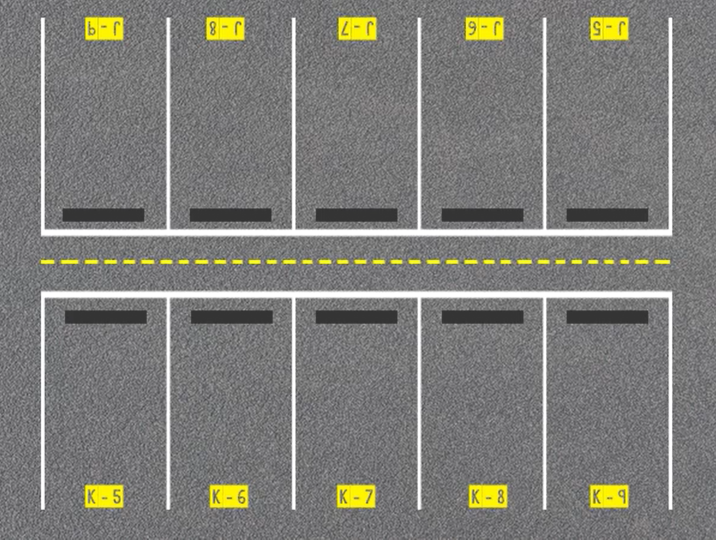
#> input picture SK Image Copmaprison Method/ref_gif.png, 1432 x 1080 px (shown at 1/2 size)
$ python 'SK Image Comparison.py'   (older library calls are emulated)
#> lines starting #> are read from the running program, lines starting #| are printed output that depends on the picture; after the words box and inside, x2 and y2 are one past the last pixel; in counts of white or black regions, pixels touching at a corner belong together; long printed decimals are rounded

# -*- coding: utf-8 -*-
"""
Created on Wed Jan  6 16:43:38 2021

@author: Soham
"""


from skimage.measure import compare_ssim
import cv2
import numpy as np


######################### defining function #########################


#########################  taking inputs from mouse  clicks  #########################

# reference image
image_coord_slot = cv2.imread('ref_gif.png')
#> image_coord_slot is the input picture: shape (1080, 1432, 3); mean B, G, R 120.9, 125.4, 125.8
image_coord_slot = cv2.resize(image_coord_slot, (750,421))
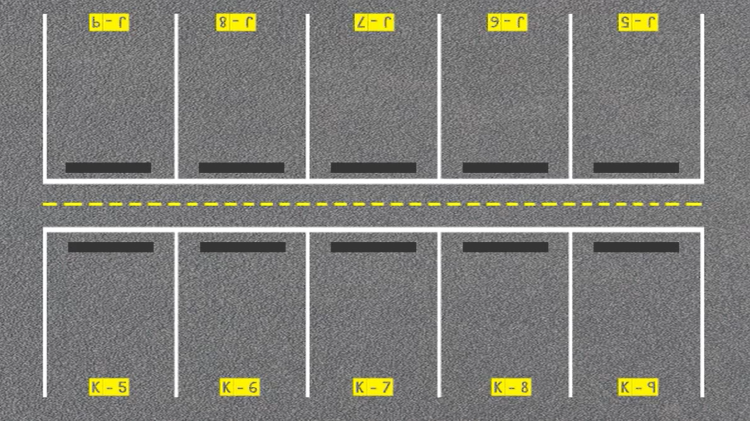
#> image_coord_slot: shape (421, 750, 3); mean B, G, R 120.8, 125.3, 125.7
################################ clicking event ################################
L = []

# function taking input from mouse click
def click_event(event, x, y, flags, params):

    # checking for left mouse clicks
    if event == cv2.EVENT_LBUTTONDOWN:


        L.append((y , x))

    # displaying the coordinates on the image
        font = cv2.FONT_HERSHEY_SIMPLEX
        cv2.rectangle(image_coord_slot, (x-10, y), (x + 10, y + 20), (255,0,0), 2)
        cv2.rectangle(image_coord_slot, (x-10, y), (x + 60, y - 20 ), (255,0,0), -1)

        cv2.putText(image_coord_slot, 'Slot'+str(len(L)) , (x-2,y-4), font,
                          0.5, (255, 255, 255), 1)
        cv2.imshow('image', image_coord_slot)


        # driver function
if __name__=="__main__":

    # displaying the image
    cv2.imshow('image', image_coord_slot)

    # setting mouse hadler for the image
    # and calling the click_event() function
    cv2.setMouseCallback('image', click_event)

    cv2.waitKey(0)
    cv2.destroyAllWindows()

# [10 lines of commented-out code are left out]

def detect_diff(before_gray,after_gray, L_coord):


    # Compute SSIM between two images
    (score, diff) = compare_ssim(before_gray, after_gray, full=True)
    print("Image similarity", score)

    # The diff image contains the actual image differences between the two images
    # and is represented as a floating point data type in the range [0,1]
    # so we must convert the array to 8-bit unsigned integers in the range
    # [0,255] before we can use it with OpenCV
    diff = (diff * 255).astype("uint8")

    # Threshold the difference image, followed by finding contours to
    # obtain the regions of the two input images that differ
    thresh = cv2.threshold(diff, 0, 255, cv2.THRESH_BINARY_INV | cv2.THRESH_OTSU)[1]
    contours = cv2.findContours(thresh.copy(), cv2.RETR_EXTERNAL, cv2.CHAIN_APPROX_SIMPLE)
    contours = contours[0] if len(contours) == 2 else contours[1]

    mask = np.zeros(before.shape, dtype='uint8')
    filled_after = after.copy()

    for c in contours:
        area = cv2.contourArea(c)
        print(area)
        if area > 500:
            x,y,w,h = cv2.boundingRect(c)
            cv2.drawContours(mask, [c], 0, (0,255,0), -1)
            cv2.drawContours(filled_after, [c], 0, (0,255,0), -1)
    # [7 lines of commented-out code are left out]

    for i in L_coord :
        print(mask[i])
        if mask[i][1] == 255 :
            print('booked',i)
            cv2.rectangle(after, (i[1]-10,i[0]), (i[1]+10, i[0]-20), (0,0,255), 2)
            cv2.rectangle(after, (i[1]-10,i[0]), (i[1]+90, i[0]+20), (0,0,255), -1)
            cv2.putText(after, str(L.index(i)+1)+" booked", (i[1]-10,i[0]+13), cv2.FONT_HERSHEY_SIMPLEX, 0.55, (255,255,255),1)
        else:
            print('vacant',i)
            cv2.rectangle(after, (i[1]-10,i[0]), (i[1]+10, i[0]-20), (0,255,0), 2)
            cv2.rectangle(after, (i[1]-10,i[0]), (i[1]+90, i[0]+20), (0,255,0), -1)
            cv2.putText(after, str(L.index(i)+1)+" vacant", (i[1]-10,i[0]+13), cv2.FONT_HERSHEY_SIMPLEX, 0.55, (0,0,0),1)


########################################## test results  ##########################################

vid = cv2.VideoCapture('testvideo3.mp4')
fourcc = cv2.VideoWriter_fourcc(*'XVID')

success = True
fps = int(vid.get(cv2.CAP_PROP_FPS))
out = cv2.VideoWriter('RESULTS.avi', fourcc, 10, (750, 421))

ret, frame=vid.read()
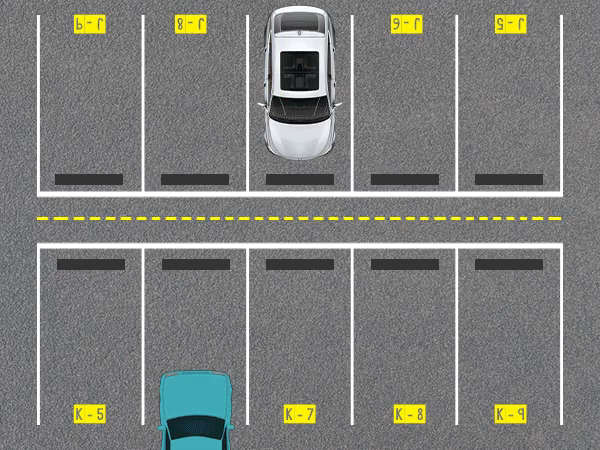
#> input picture frame 17 of SK Image Copmaprison Method/testvideo3.mp4, 600 x 450 px
#> frame is the input picture: shape (450, 600, 3); mean B, G, R 122, 125.4, 124.1
before = frame
before = cv2.resize(before, (750,421))
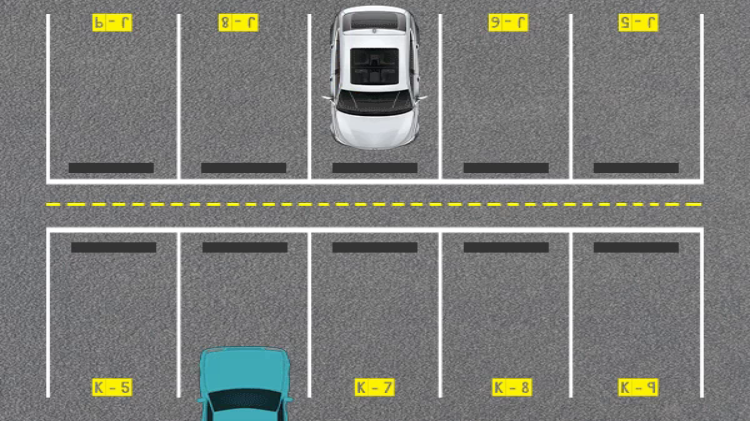
#> before: shape (421, 750, 3); mean B, G, R 121.9, 125.3, 124
before_gray = cv2.cvtColor(before, cv2.COLOR_BGR2GRAY)
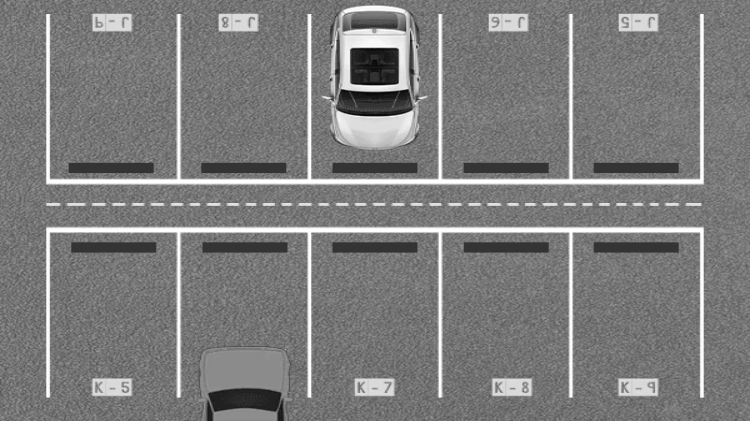
#> before_gray: shape (421, 750); min 6, max 255, mean 124.6

while(vid.isOpened()):
    ret, frame=vid.read()


    after = frame
    after = cv2.resize(after, (750,421))
    after_gray = cv2.cvtColor(after, cv2.COLOR_BGR2GRAY)

    detect_diff(before_gray,after_gray, L_coord=L)
#> in detect_diff, `(score, diff) = compare_ssim(before_gray, after_gray, full=True)`: score = 1
#| Image similarity 1
#> in detect_diff, `thresh = cv2.threshold(diff, 0, 255, cv2.THRESH_BINARY_INV | cv2.THRES..`:
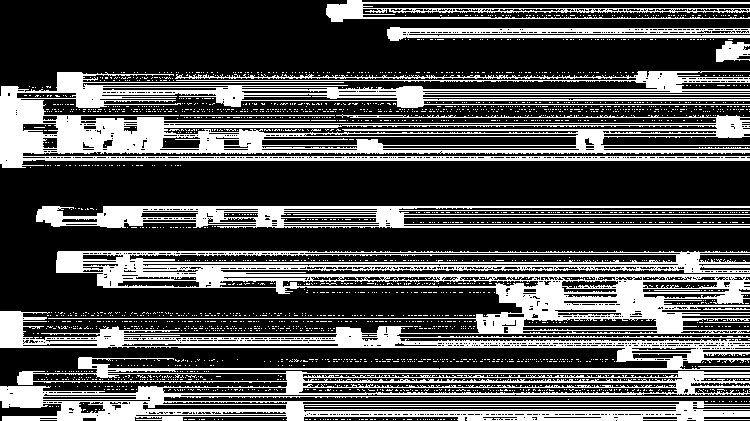
#> thresh: shape (421, 750); 30.8% white; 2595 white regions (2582 under 20 px)
#> in detect_diff, `contours = cv2.findContours(thresh.copy(), cv2.RETR_EXTERNAL, cv2.CHAI..`: contours = 2040 contours, 2033 with area under 20; largest, box (x1, y1, x2, y2) and area: (0, 251, 750, 421) 67392, (0, 71, 750, 168) 33534, (36, 206, 750, 228) 7248, (387, 27, 750, 41) 2612, (326, 0, 750, 22) 2442, (716, 41, 750, 62) 440, (703, 308, 750, 310) 24
#> the loop in detect_diff, `for c in contours:` made 2040 passes
#> (area, x, y, w, h) on passes 842, 1021, 1917, 1975, 2040: (67391.5, 0, 251, 750, 170), (7248.5, 36, 206, 714, 22), (33534.5, 0, 71, 750, 97), (2612, 387, 27, 363, 14), (2442.5, 326, 0, 424, 22)
#| 0.0
#| 0.0
#| 0.0
#| 0.0
#| 0.0
#| 0.0
#| 0.0
#| 0.0
#> (further printed lines are left out)
#> after the loop in detect_diff, `for c in contours:`:
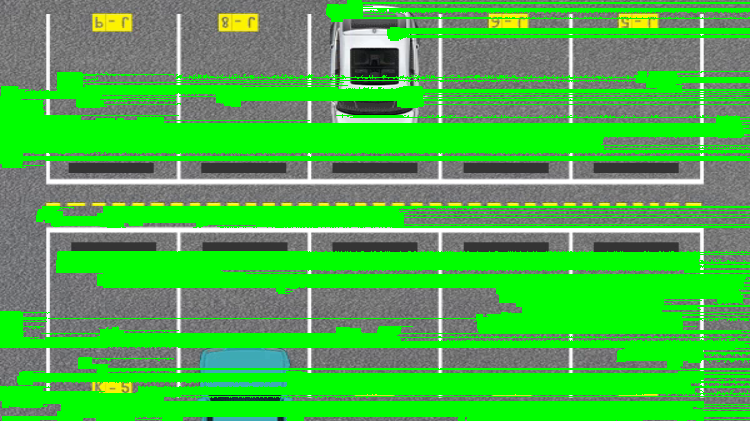
#> filled_after: shape (421, 750, 3); mean B, G, R 71.3, 180.4, 72.7
#> after the loop in detect_diff, `for c in contours:`:
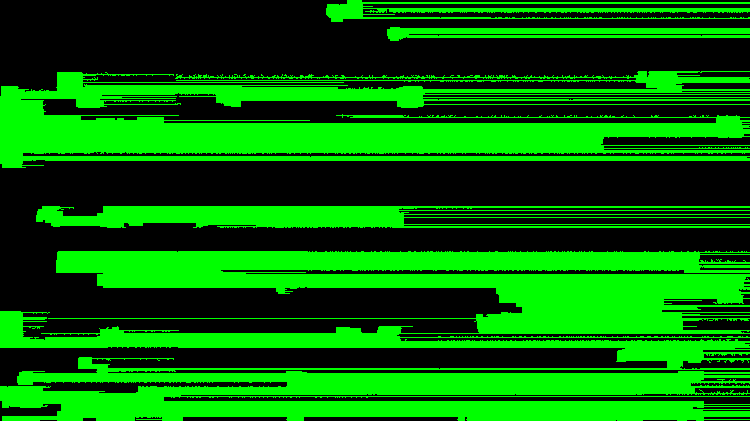
#> mask: shape (421, 750, 3); mean B, G, R 0, 106.9, 0


    #out.write(after)
    cv2.imshow("Result", after)

    if cv2.waitKey(1)== ord('b'):
#> (key Esc is pressed here)
        break
vid.release()
out.release()
cv2.destroyAllWindows()
